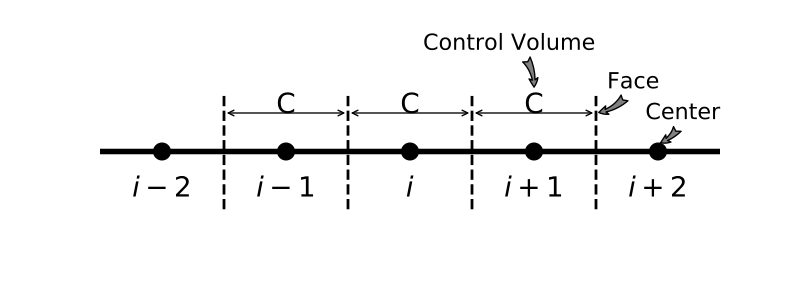

Python code for this plot:
import matplotlib.pyplot as plt

fig, axes = plt.subplots(figsize = (8, 3))
x = [-2, -1, 0, 1, 2]
y = [0,   0, 0, 0, 0]
plt.axis('off')
plt.xlim(-2.5, 2.5)
plt.ylim(-1.5, 1.5)
# points ===================
points, = axes.plot(x, y, "o", markersize=12, color="black")

for v in x:
	di = v - 0
	if di == 0:
		axes.text(v, -0.5, r'$i$',
         	fontsize = 20,
	     	horizontalalignment='center',
         	verticalalignment='center')
	else:
		axes.text(v, -0.5, r'$i' + "%+d" % (v - 0) +'$',
         	fontsize = 20,
	     	horizontalalignment ='center',
         	verticalalignment   ='center')
# lines
line,   = axes.plot([-3, 3], [0,0], "-", linewidth=4, color="black")
#face
for i in range(0, len(x) - 1):
	fx = (x[i] + x[i+1]) * 0.5
	ax = [fx, fx]
	ay = [-0.75, 0.75]
	faces = axes.plot(ax, ay, "--", linewidth = 2, color = "black")

# anotation
# control volume
for i in range(0, len(x) - 2):
    fx = (x[i] + x[i+1]) * 0.5
    fy = 0.5

    axes.annotate("", xy=(fx, fy), 
    	           xytext=(fx + 1.0, fy),
                   arrowprops=dict(arrowstyle="<->"))
    axes.text(fx + 0.5, fy + 0.1, "C", 
    	      fontsize = 20,
	     	  horizontalalignment ='center',
         	  verticalalignment   ='center')

ann = axes.annotate("Control Volume",
                  xy    =(1.0, 0.8), xycoords='data',
                  xytext=(0.8, 1.4), textcoords='data',
                  size  =16, va="center", ha="center",
                  arrowprops=dict(arrowstyle="fancy",
                                  connectionstyle="arc3,rad=-0.3",
                                  fc="grey"), 
                  )

ann = axes.annotate("Face",
                  xy    =(1.5, 0.5), xycoords='data',
                  xytext=(1.8, 0.9), textcoords='data',
                  size  =16, va="center", ha="center",
                  arrowprops=dict(arrowstyle="fancy",
                                  connectionstyle="arc3,rad=-0.3",
                                  fc="grey"), 
                  )

ann = axes.annotate("Center",
                  xy    =(2.0, 0.1), xycoords='data',
                  xytext=(2.2, 0.5), textcoords='data',
                  size  =16, va="center", ha="center",
                  arrowprops=dict(arrowstyle="fancy",
                                  connectionstyle="arc3,rad=-0.3",
                                  fc="grey"), 
                  )
plt.show()
